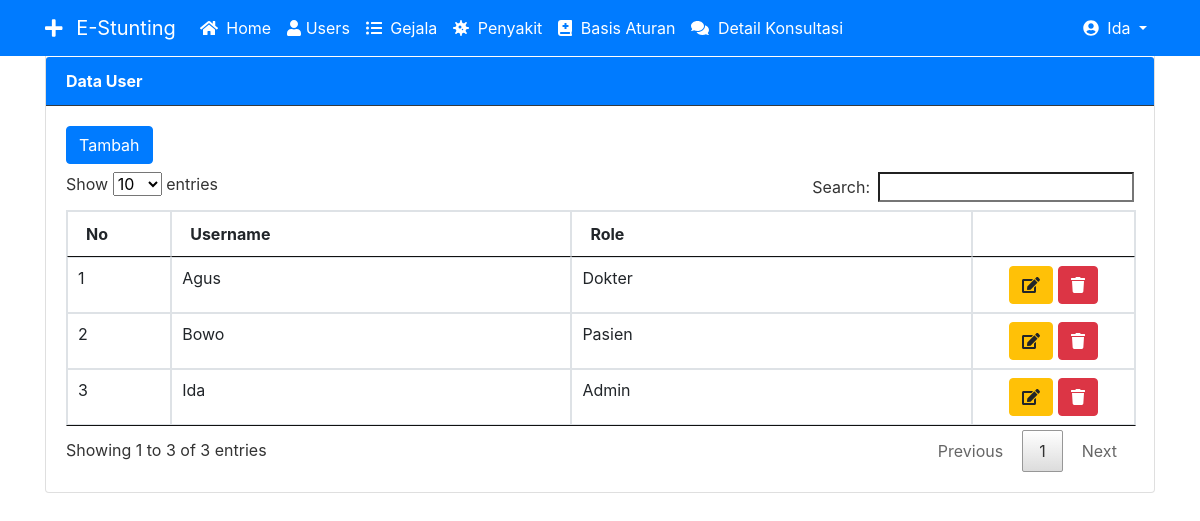
The app's page /index.php?page=users (signed in) with its own data.
### tables this page shows
CREATE TABLE `users` (
  `idusers` int(11) NOT NULL,
  `username` varchar(20) NOT NULL,
  `pass` varchar(255) NOT NULL,
  `role` varchar(10) NOT NULL
);

### users/tampil_users.php (the view, shortened to what this page needs)
<!DOCTYPE html>
<html lang="en">
<head>
</head>
<body>
    <div class="card">
        <div class="card-header bg-primary text-white border-dark mt-5"><strong>Data User</strong></div>
        <div class="card-body">
            <a class="btn btn-primary mb-2" href="?page=users&action=tambah">Tambah</a>
            <table class="table table-bordered" id="myTable">
                <thead>
                    <tr>
                        <th width="50px">No</th>
                        <th width="300px">Username</th>
                        <th width="300px">Role</th>
                        <th width="100px"></th>
                    </tr>
                </thead>
                <tbody>
                    <?php
                    $no = 1;
                    $sql = "SELECT*FROM users ORDER BY username ASC";
                    $result = $conn->query($sql);
                    while ($row = $result->fetch_assoc()) {
                    ?>
                        <tr>
                            <td><?php echo $no++; ?></td>
                            <td><?php echo $row['username']; ?></td>
                            <td><?php echo $row['role']; ?></td>
                            <td align="center">
                                <a class="btn btn-warning" href="?page=users&action=update&id=<?php echo $row['idusers']; ?>">
                                    <i class="fas fa-edit"></i>
                                </a>
                                <a onclick="return confirm('Yakin menghapus data ini ?')" class="btn btn-danger" href="?page=users&action=hapus&id=<?php echo $row['idusers']; ?>">
                                    <i class="fas fa-trash"></i>
                                </a>
                            </td>
                        </tr>
                    <?php
                    }
                    ?>
                </tbody>
            </table>
        </div>
    </div>
</body>
</html>

### assets/css/all.css (style rules this page uses)
.fa-edit:before { content:"\f044" }
.fa-trash:before { content:"\f1f8" }

### records on screen
users: username "Agus", role "Dokter"
users: username "Bowo", role "Pasien"
users: username "Ida", role "Admin"

### other values on screen
$_SESSION['username'] "Ida"
